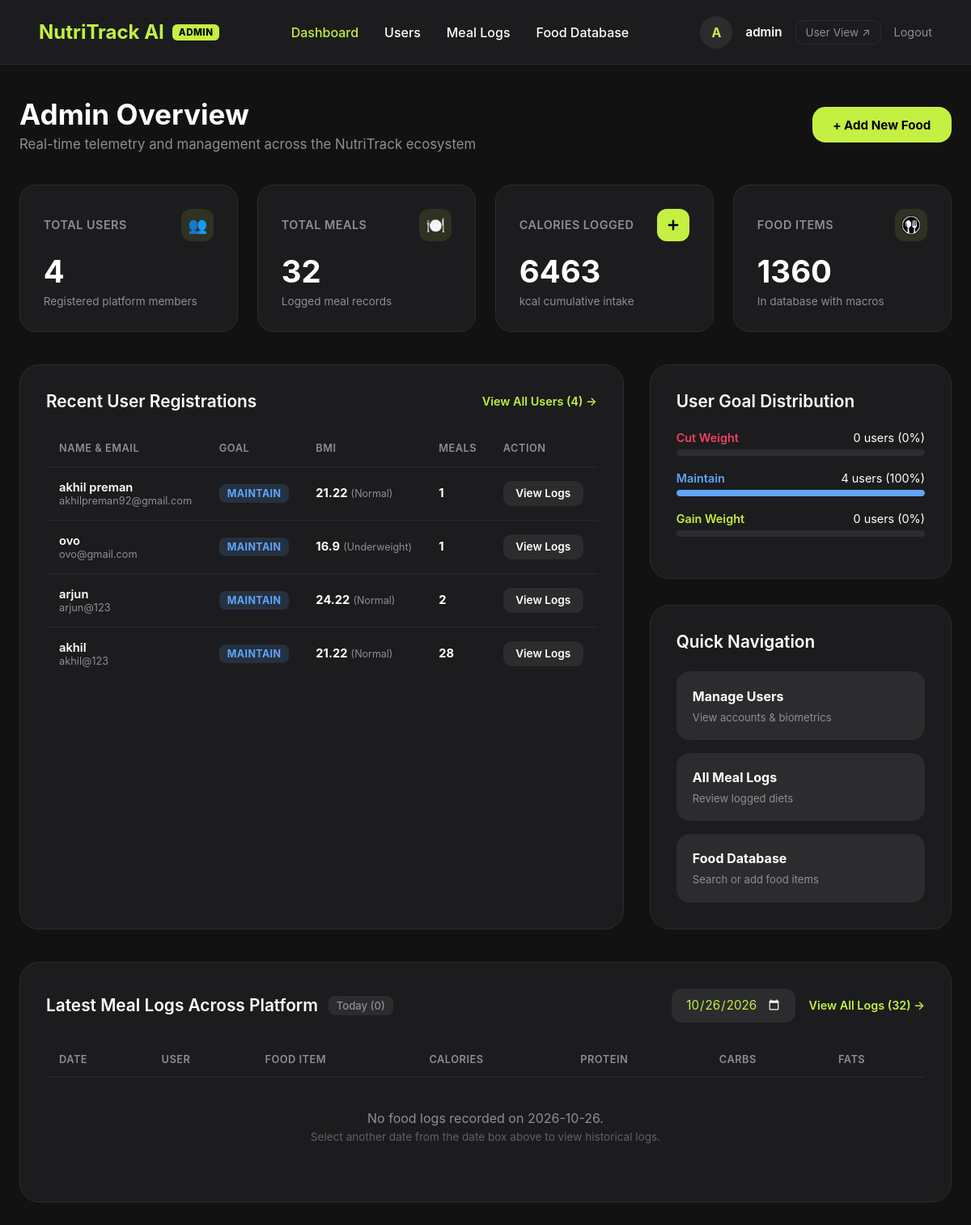
The app's page /admin/dashboard (signed in) with its own data.
### app.py (models this page shows)
class User(db.Model):
    id = db.Column(db.Integer, primary_key=True)
    name = db.Column(db.String(100), nullable=False)
    email = db.Column(db.String(120), unique=True, nullable=False)
    password_hash = db.Column(db.String(256), nullable=False)
    age = db.Column(db.Integer, nullable=False)
    height_cm = db.Column(db.Float, nullable=False)
    weight_kg = db.Column(db.Float, nullable=False)
    goal = db.Column(db.String(20), default='maintain')
    meals = db.relationship('Meal', backref='user', lazy=True)

### app.py (the view, shortened to what this page needs)
@app.route('/admin')
@app.route('/admin/dashboard')
@admin_required
def admin_dashboard():
    total_users = User.query.count()
    total_meals = Meal.query.count()
    total_calories = db.session.query(db.func.sum(Meal.calories)).scalar() or 0.0
    total_foods = len(FOOD_DATA)
    goal_cut = User.query.filter_by(goal='cut').count()
    goal_maintain = User.query.filter_by(goal='maintain').count()
    goal_gain = User.query.filter_by(goal='gain').count()
    recent_users_raw = User.query.order_by(User.id.desc()).limit(5).all()
    recent_users = []
    for u in recent_users_raw:
        bmi = calculate_bmi(u.weight_kg, u.height_cm)
        recent_users.append({
            "id": u.id,
            "name": u.name,
            "email": u.email,
            "goal": u.goal or 'maintain',
            "bmi": bmi,
            "bmi_category": get_bmi_category(bmi),
            "meals_count": len(u.meals)
        })
    today = datetime.now().date()
    date_str = request.args.get('date')
    if date_str:
        try:
            selected_date = datetime.strptime(date_str, '%Y-%m-%d').date()
        except ValueError:
            selected_date = today
    else:
        selected_date = today
    is_today = (selected_date == today)
    recent_meals_raw = Meal.query.filter(Meal.date_logged == selected_date).order_by(Meal.id.desc()).all()
    recent_meals = []
    stats = {
        "total_users": total_users,
        "total_meals": total_meals,
        "total_calories": total_calories,
        "total_foods": total_foods,
        "goal_cut": goal_cut,
        "goal_maintain": goal_maintain,
        "goal_gain": goal_gain
    }
    return render_template('admin/dashboard.html', stats=stats, recent_users=recent_users, recent_meals=recent_meals,
                           selected_date=selected_date.strftime('%Y-%m-%d'),
                           is_today=is_today,
                           datetime_now=today.strftime('%Y-%m-%d'))

### app.py (called while the page is built)
def admin_required(f):
    @wraps(f)
    def decorated_function(*args, **kwargs):
        if 'admin_id' not in session:
            flash("Please sign in as an administrator to access the Admin Portal.")
            return redirect(url_for('admin_login'))
        return f(*args, **kwargs)
    return decorated_function

def calculate_bmi(weight_kg, height_cm):
    return round(weight_kg / ((height_cm / 100) ** 2), 2)

def get_bmi_category(bmi):
    if bmi < 18.5: return "Underweight"
    elif 18.5 <= bmi <= 24.9: return "Normal"
    elif 25 <= bmi <= 29.9: return "Overweight"
    else: return "Obese"

### templates/admin/dashboard.html (shortened to what this page needs)
<!DOCTYPE html>
<html lang="en">
<head>
</head>
<body>
    <nav class="navbar">
        <a href="/admin/dashboard" class="nav-brand">
            NutriTrack AI
            <span class="admin-badge">ADMIN</span>
        </a>
        <div class="nav-links">
            <a href="/admin/dashboard" class="active">Dashboard</a>
            <a href="/admin/users">Users</a>
            <a href="/admin/meals">Meal Logs</a>
            <a href="/admin/foods">Food Database</a>
        </div>
        <div class="user-profile">
            <div class="profile-pic">A</div>
            <span style="font-size: 0.95rem; font-weight: 600;">{{ session.get('admin_username', 'Admin') }}</span>
            <a href="/dashboard" target="_blank" class="app-link">User View ↗</a>
            <a href="/admin/logout" class="logout-link">Logout</a>
        </div>
    </nav>
    <div class="container">
        <div class="header">
            <div>
                <h1>Admin Overview</h1>
                <p>Real-time telemetry and management across the NutriTrack ecosystem</p>
            </div>
            <div style="display: flex; gap: 1rem;">
                <a href="/admin/foods" style="background: var(--primary-color); color: #000; padding: 0.8rem 1.6rem; border-radius: 16px; font-weight: 700; text-decoration: none; font-size: 0.95rem; display: flex; align-items: center; gap: 8px; transition: transform 0.2s;" onmouseover="this.style.transform='scale(1.03)'" onmouseout="this.style.transform='scale(1)'">
                    + Add New Food
                </a>
            </div>
        </div>
        <div class="stats-grid">
            <div class="stat-card">
                <div class="stat-top">
                    <span class="stat-title">Total Users</span>
                    <div class="stat-icon">👥</div>
                </div>
                <h2 class="stat-value">{{ stats.total_users }}</h2>
                <div class="stat-sub">Registered platform members</div>
            </div>
            <div class="stat-card">
                <div class="stat-top">
                    <span class="stat-title">Total Meals</span>
                    <div class="stat-icon">🍽️</div>
                </div>
                <h2 class="stat-value">{{ stats.total_meals }}</h2>
                <div class="stat-sub">Logged meal records</div>
            </div>
            <div class="stat-card">
                <div class="stat-top">
                    <span class="stat-title">Calories Logged</span>
                    <div class="stat-icon" style="background: var(--primary-color);">
                        <svg width="18" height="18" viewBox="0 0 24 24" fill="none" stroke="#000000" stroke-width="3.2" stroke-linecap="round" stroke-linejoin="round">
                            <line x1="12" y1="5" x2="12" y2="19"></line>
                            <line x1="5" y1="12" x2="19" y2="12"></line>
                        </svg>
                    </div>
                </div>
                <h2 class="stat-value">{{ stats.total_calories|round|int }}</h2>
                <div class="stat-sub">kcal cumulative intake</div>
            </div>
            <div class="stat-card">
                <div class="stat-top">
                    <span class="stat-title">Food Items</span>
                    <div class="stat-icon"><img src="/static/img/food_icon.png" alt="Food Icon" style="width: 24px; height: 24px; object-fit: contain;"></div>
                </div>
                <h2 class="stat-value">{{ stats.total_foods }}</h2>
                <div class="stat-sub">In database with macros</div>
            </div>
        </div>
        <div class="content-grid">
            <div class="card">
                <div class="card-header">
                    <h3>Recent User Registrations</h3>
                    <a href="/admin/users" class="view-all-link">View All Users ({{ stats.total_users }}) →</a>
                </div>
                <div class="table-responsive">
                    <table class="admin-table">
                        <thead>
                            <tr>
                                <th>Name & Email</th>
                                <th>Goal</th>
                                <th>BMI</th>
                                <th>Meals</th>
                                <th>Action</th>
                            </tr>
                        </thead>
                        <tbody>
                            {% for u in recent_users %}
                            <tr>
                                <td>
                                    <div style="font-weight: 600; color: var(--text-main);">{{ u.name }}</div>
                                    <div style="color: var(--text-muted); font-size: 0.8rem;">{{ u.email }}</div>
                                </td>
                                <td>
                                    <span class="badge badge-{{ u.goal }}">{{ u.goal }}</span>
                                </td>
                                <td>
                                    <strong>{{ u.bmi }}</strong>
                                    <span style="font-size: 0.78rem; color: var(--text-muted);">({{ u.bmi_category }})</span>
                                </td>
                                <td>
                                    <strong>{{ u.meals_count }}</strong>
                                </td>
                                <td>
                                    <a href="/admin/user/{{ u.id }}/meals" class="btn-action">View Logs</a>
                                </td>
                            </tr>
                            {% else %}
                            <tr>
                                <td colspan="5" style="text-align: center; color: var(--text-muted); padding: 2rem;">No users found.</td>
                            </tr>
                            {% endfor %}
                        </tbody>
                    </table>
                </div>
            </div>
            <div style="display: flex; flex-direction: column; gap: 2rem;">
                <div class="card">
                    <div class="card-header">
                        <h3>User Goal Distribution</h3>
                    </div>
                    {% set total_u = stats.total_users if stats.total_users > 0 else 1 %}
                    {% set cut_pct = ((stats.goal_cut / total_u) * 100)|round|int %}
                    {% set maint_pct = ((stats.goal_maintain / total_u) * 100)|round|int %}
                    {% set gain_pct = ((stats.goal_gain / total_u) * 100)|round|int %}
                    <div class="goal-bar-row">
                        <div class="goal-bar-label">
                            <span style="color: #f43f5e; font-weight: 600;">Cut Weight</span>
                            <span>{{ stats.goal_cut }} users ({{ cut_pct }}%)</span>
                        </div>
                        <div class="goal-bar">
                        </div>
                    </div>
                    <div class="goal-bar-row">
                        <div class="goal-bar-label">
                            <span style="color: #60a5fa; font-weight: 600;">Maintain</span>
                            <span>{{ stats.goal_maintain }} users ({{ maint_pct }}%)</span>
                        </div>
                        <div class="goal-bar">
                            <div class="goal-fill" style="width: {{ maint_pct }}%; background: #60a5fa;"></div>
                        </div>
                    </div>
                    <div class="goal-bar-row">
                        <div class="goal-bar-label">
                            <span style="color: var(--primary-color); font-weight: 600;">Gain Weight</span>
                            <span>{{ stats.goal_gain }} users ({{ gain_pct }}%)</span>
                        </div>
                        <div class="goal-bar">
                        </div>
                    </div>
                </div>
                <div class="card">
                    <div class="card-header">
                        <h3>Quick Navigation</h3>
                    </div>
                    <div class="quick-actions">
                        <a href="/admin/users" class="btn-quick">
                            <strong>Manage Users</strong>
                            <span>View accounts & biometrics</span>
                        </a>
                        <a href="/admin/meals" class="btn-quick">
                            <strong>All Meal Logs</strong>
                            <span>Review logged diets</span>
                        </a>
                        <a href="/admin/foods" class="btn-quick">
                            <strong>Food Database</strong>
                            <span>Search or add food items</span>
                        </a>
                    </div>
                </div>
            </div>
        </div>
        <div class="card">
            <div class="card-header" style="flex-wrap: wrap; gap: 1rem;">
                <div style="display: flex; align-items: center; gap: 0.8rem; flex-wrap: wrap;">
                    <h3 style="margin: 0;">Latest Meal Logs Across Platform</h3>
                    <span style="font-size: 0.82rem; color: var(--text-muted); background: var(--card-bg-light); padding: 4px 10px; border-radius: 8px; font-weight: 500;">
                        {% if is_today %}Today ({{ recent_meals|length }}){% else %}{{ selected_date }} ({{ recent_meals|length }}){% endif %}
                    </span>
                </div>
                <div style="display: flex; align-items: center; gap: 1rem; flex-wrap: wrap;">
                    <form id="adminDateForm" action="/admin/dashboard" method="GET" style="margin: 0; display: flex; align-items: center; gap: 0.6rem;">
                        <input type="date" name="date" class="date-picker" value="{{ selected_date }}" onchange="document.getElementById('adminDateForm').submit();" max="{{ datetime_now }}">
                    </form>
                    <a href="/admin/meals" class="view-all-link">View All Logs ({{ stats.total_meals }}) →</a>
                </div>
            </div>
            <div class="table-responsive">
                <table class="admin-table">
                    <thead>
                        <tr>
                            <th>Date</th>
                            <th>User</th>
                            <th>Food Item</th>
                            <th>Calories</th>
                            <th>Protein</th>
                            <th>Carbs</th>
                            <th>Fats</th>
                        </tr>
                    </thead>
                    <tbody>
                        {% for m in recent_meals %}
                        <tr>
                            <td style="color: var(--text-muted); font-size: 0.85rem;">{{ m.date_logged }}</td>
                            <td>
                                <strong style="color: var(--text-main);">{{ m.user_name }}</strong>
                            </td>
                            <td>{{ m.food_name }}</td>
                            <td><strong style="color: var(--primary-color);">{{ m.calories|round|int }} kcal</strong></td>
                            <td>{{ m.protein|round(1) }}g</td>
                            <td>{{ m.carbs|round(1) }}g</td>
                            <td>{{ m.fats|round(1) }}g</td>
                        </tr>
                        {% else %}
                        <tr>
                            <td colspan="7" style="text-align: center; color: var(--text-muted); padding: 2.5rem;">
                                <div style="font-size: 1rem; color: var(--text-muted); margin-bottom: 0.3rem;">No food logs recorded on {{ selected_date }}.</div>
                                <div style="font-size: 0.85rem; color: var(--text-muted); opacity: 0.6;">Select another date from the date box above to view historical logs.</div>
                            </td>
                        </tr>
                        {% endfor %}
                    </tbody>
                </table>
            </div>
        </div>
    </div>
</body>
</html>

### records on screen
User: name "akhil preman", email "akhilpreman92@gmail.com", goal "MAINTAIN", bmi "21.22", bmi_category "Normal", meals_count "1"
User: name "ovo", email "ovo@gmail.com", goal "MAINTAIN", bmi "16.9", bmi_category "Underweight", meals_count "1"
User: name "arjun", email "arjun@123", goal "MAINTAIN", bmi "24.22", bmi_category "Normal", meals_count "2"
User: name "akhil", email "akhil@123", goal "MAINTAIN", bmi "21.22", bmi_category "Normal", meals_count "28"

### other values on screen
{{ session.get('admin_username', 'Admin') }} "admin"
{{ stats.total_users }} "4"
{{ stats.total_meals }} "32"
{{ stats.total_calories|round|int }} "6463"
{{ stats.total_foods }} "1360"
{{ stats.goal_cut }} "0"
{{ cut_pct }} "0"
{{ stats.goal_maintain }} "4"
{{ maint_pct }} "100"
{{ stats.goal_gain }} "0"
{{ gain_pct }} "0"
{{ recent_meals|length }} "0"
{{ selected_date }} "2026-10-26"
